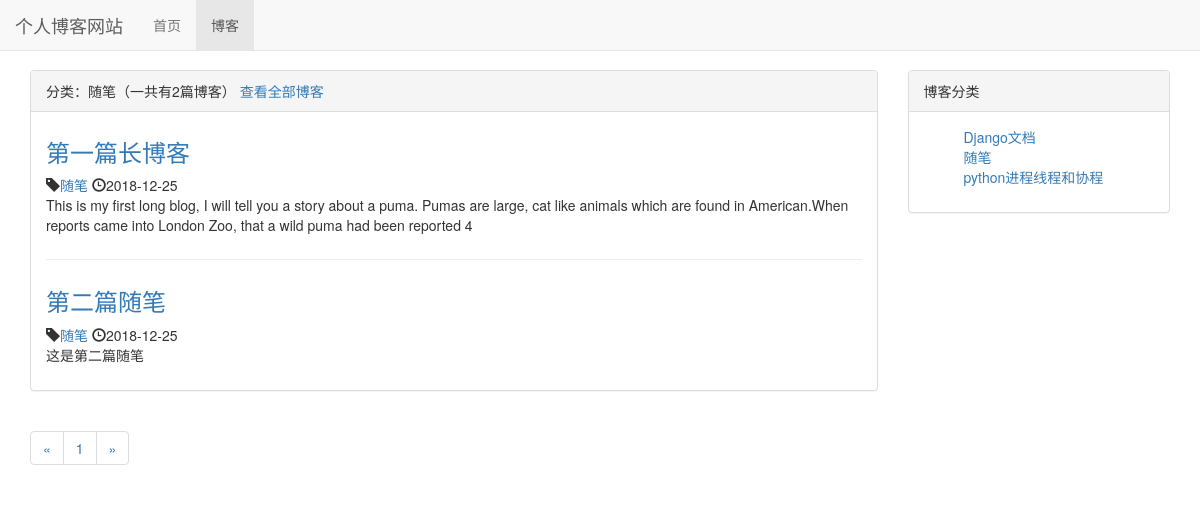
Page /blog/type/2 on the committed database.
### blog/models.py (models this page shows, shortened)
class BlogType(models.Model):
    type_name = models.CharField(max_length=15, verbose_name="博客分类")
    def __str__(self):
        return self.type_name

class Blog(models.Model):
    title = models.CharField(max_length=50, verbose_name="博客标题")
    blog_type = models.ForeignKey(BlogType, on_delete=models.DO_NOTHING, verbose_name="博客分类")
    content = models.TextField(verbose_name="博客内容")
    author = models.ForeignKey(User, on_delete=models.DO_NOTHING, verbose_name="作者")
    created_time = models.DateTimeField(auto_now_add=True, verbose_name="创建日期")
    last_updated_time = models.DateTimeField(auto_now=True, verbose_name="最近修改日期")
    class Meta:
        ordering = ['created_time']

### blog/views.py (the view)
# urls.py: path('type/<int:blog_type_pk>', views.blog_with_type, name="blog_with_type"),
def blog_with_type(request, blog_type_pk):
    blog_type = get_object_or_404(BlogType, pk=blog_type_pk)
    blogs_all_list = Blog.objects.filter(blog_type=blog_type)
    paginator = Paginator(blogs_all_list, 10)
    page_num = request.GET.get("page", 1)  # 获取url的页码参数(GET请求)
    page_of_blogs = paginator.get_page(page_num)
    context = dict()
    context["blog_type"] = blog_type
    context["page_of_blogs"] = page_of_blogs
    context["blog_types"] = BlogType.objects.all()
    return render_to_response("blog/blog_with_type.html", context)

### blog/templates/blog/blog_with_type.html (shortened to what this page needs)
{% extends 'blog/blog_list.html' %}
{% block blog_list_title %}
    分类：{{ blog_type.type_name }}（一共有{{ page_of_blogs.paginator.count }}篇博客）
    <a href="{% url 'blog_list' %}">查看全部博客</a>
{% endblock %}

### blog/templates/blog/blog_list.html (shortened to what this page needs)
{% extends 'base.html' %}
{% block nav_blog_active %}
    active
{% endblock %}
{% load staticfiles %}
{% block header_extends %}
    <link rel="stylesheet" href="{% static 'blog/blog.css' %}">
{% endblock %}
{% block content %}
    <div class="container">
        <div class="row">
            <div class="col-xs-12 col-sm-8 col-md-8 col-lg-9">
                <div class="panel panel-default">
                    <div class="panel-heading">{% block blog_list_title %}博客列表（一共有{{ page_of_blogs.paginator.count }}篇博客）{% endblock %}</div>
                    <div class="panel-body">
                        {% for blog in page_of_blogs.object_list %}
                            <div class="blog">
                                <h3><a href={% url 'blog_detail' blog.pk %}>{{ blog.title }}</a></h3>
                                <p class="blog-info">
                                    <span class="glyphicon glyphicon-tag" aria-hidden="true"></span><a href="{% url 'blog_with_type' blog.blog_type.pk %}">{{ blog.blog_type }}</a>
                                    <span class="glyphicon glyphicon-time" aria-hidden="true"></span>{{ blog.created_time|date:"Y-n-d" }}
                                </p>
                                <p>{{ blog.content| truncatechars_html:200 }}</p>
                            </div>
                        {% empty %}
                            <div class="blog">
                                <h3>暂无博客，敬请期待</h3>
                            </div>
                        {% endfor %}
                    </div>
                </div>
                <div>
                    <ul class="pagination">
                        <li>
                            {% if page_of_blogs.has_previous %}
                                <a href="?page={{ page_of_blogs.previous_page_number }}" aria-label="Previous">
                                    <span aria-hidden="true">&laquo;</span>
                                </a>
                            {% else %}
                                <span aria-hidden="true">&laquo;</span>
                            {% endif %}
                        </li>
                        {% for page_num in page_of_blogs.paginator.page_range %}
                            <li><a href="?page={{ page_num }}">{{ page_num }}</a></li>
                        {% endfor %}
                        <li>
                            {% if page_of_blogs.has_next %}
                                <a href="?page={{ page_of_blogs.next_page_number }}" aria-label="Next">
                                    <span aria-hidden="true">&raquo;</span>
                                </a>
                            {% else %}
                                <span aria-hidden="true">&raquo;</span>
                            {% endif %}
                        </li>
                    </ul>
                </div>
            </div>
            <div class="hidden-xs col-sm-4 col-md-4 col-lg-3">
                <div class="panel panel-default">
                    <div class="panel-heading">博客分类</div>
                    <div class="panel-body">
                    <ul class="blog-types">
                        {% for blog_type in blog_types %}
                                <li><a href="{% url 'blog_with_type' blog_type.pk %}">{{ blog_type.type_name }}</a></li>
                        {% empty %}
                            <li>暂无分类</li>
                        {% endfor %}
                    </ul>
                    </div>
                </div>
            </div>
        </div>
    </div>
{% endblock %}

### static/css/base.css (style rules this page uses)
body { margin: 0; padding: 0; margin-top: 70px!important; }

### blog/static/blog/blog.css (style rules this page uses)
ul.blog-types { list-style-type: None; }
div.blog:not(:last-child) { margin-bottom: 2em; padding-bottom: 1em; border-bottom: 1px solid #eee; }
div.blog h3 { margin-top: 0.5em; }
div.blog p.blog-info { margin-bottom: 0; }

### rows in the picture
BlogType: type_name "随笔"
Blog: title "第一篇长博客", blog_type "随笔", created_time "2018-12-25", content "This is my first long blog, I will tell you a story about a puma. Pumas are large, cat like animals which are found in American.When reports came into London Zoo, that a wild puma had been reported 4"
Blog: title "第二篇随笔", blog_type "随笔", created_time "2018-12-25", content "这是第二篇随笔"
BlogType: type_name "Django文档"
BlogType: type_name "python进程线程和协程"

### other values in the picture
{{ page_of_blogs.paginator.count }} "2"
{{ page_num }} "1"
